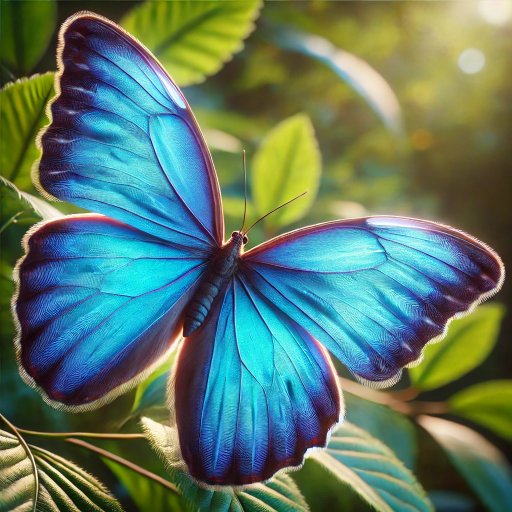
#> input picture images/butterfly.jpg, 1024 x 1024 px, found by its file name (shown at 1/2 size)
$ jupyter execute image_flip_rotate_crop.ipynb
#> lines starting #> are read from the running program, lines starting #| are printed output that depends on the picture
[cell 1]
import cv2
import matplotlib.pyplot as plt

[cell 2]
image = cv2.imread("C:\\Users\\Asus\\OneDrive\\Desktop\\Computer_vision\\images\\butterfly.jpg")
#> image is the input picture: shape (1024, 1024, 3); mean B, G, R 102.9, 121.6, 93.2

[cell 3]
image_rgb = cv2.cvtColor(image,cv2.COLOR_BGR2RGB)

# Flip

[cell 4]
# 1 ----> horizontal flip
# 0 ----> vertical flip
# -1 ----> both horizontal and vertical flip

flip_horizontally = cv2.flip(image, 1)
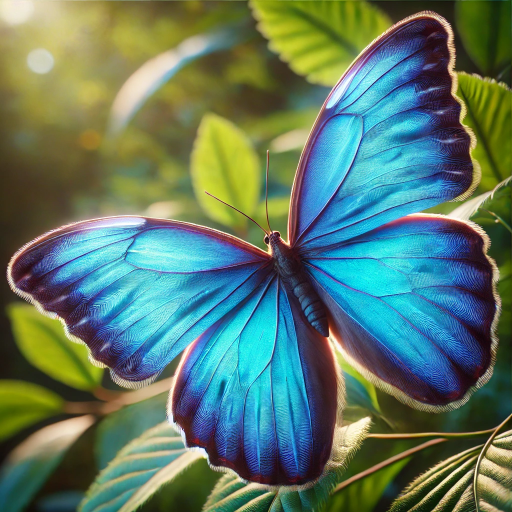
#> flip_horizontally: shape (1024, 1024, 3) (shown at 1/2 size); mean B, G, R 102.9, 121.6, 93.2
plt.imshow(flip_horizontally)

[cell 5]
flip_vertically = cv2.flip(image, 0)
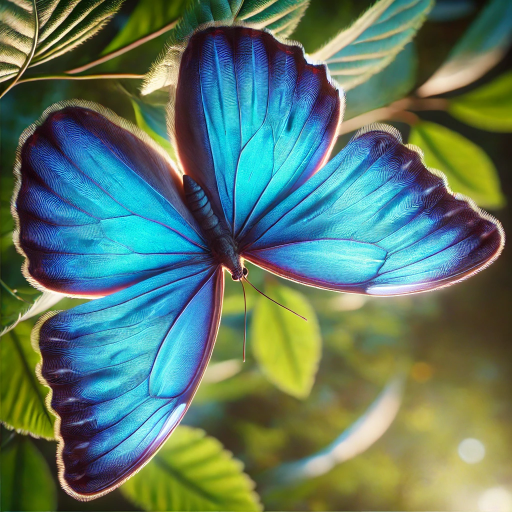
#> flip_vertically: shape (1024, 1024, 3) (shown at 1/2 size); mean B, G, R 102.9, 121.6, 93.2
plt.imshow(flip_vertically)

[cell 6]
flip_both = cv2.flip(image, -1)
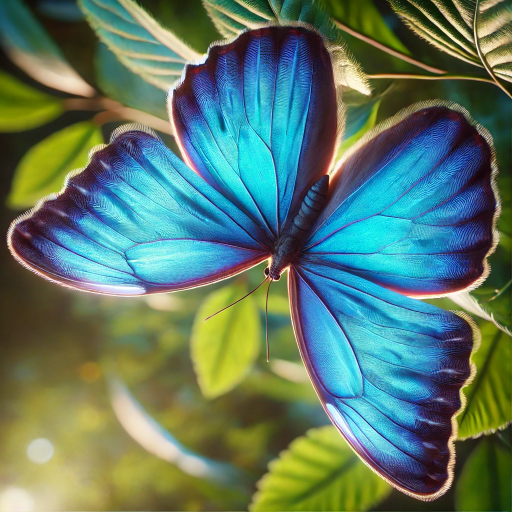
#> flip_both: shape (1024, 1024, 3) (shown at 1/2 size); mean B, G, R 102.9, 121.6, 93.2
plt.imshow(flip_both)

[cell 7]
titles = ["Original Image","Flip Horizontally","Flip Vertically","Flip Both"]
images = [image_rgb,
          cv2.cvtColor(flip_horizontally, cv2.COLOR_BGR2RGB),
          cv2.cvtColor(flip_vertically, cv2.COLOR_BGR2RGB),
          cv2.cvtColor(flip_both, cv2.COLOR_BGR2RGB)
          ]
plt.figure(figsize=(12,8))
for i in range(4):
    plt.subplot(2,2,i+1)
    plt.imshow(images[i])
    plt.title(titles[i])
    plt.axis('off')
plt.tight_layout()
plt.show()
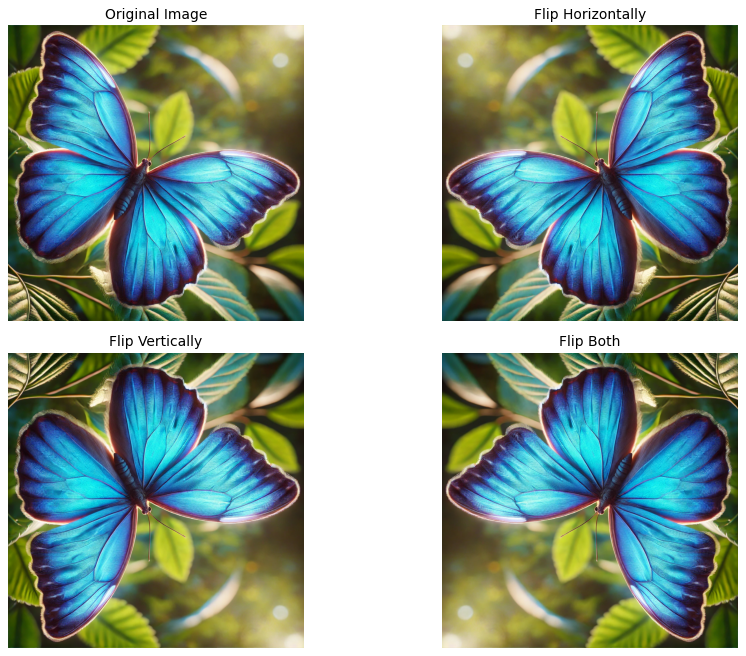
#> figure drawn by matplotlib, 4 panels

# Rotation

[cell 8]
rotate_90_clockwise = cv2.rotate(image_rgb, cv2.ROTATE_90_CLOCKWISE)
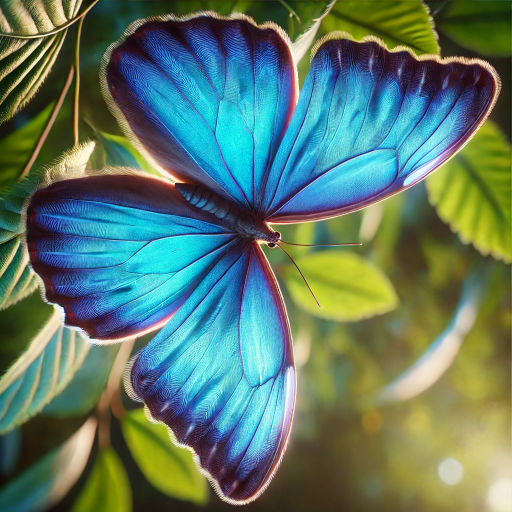
#> rotate_90_clockwise: shape (1024, 1024, 3) (shown at 1/2 size); mean R, G, B 93.2, 121.6, 102.9
rotate_90_counterclockwise = cv2.rotate(image_rgb, cv2.ROTATE_90_COUNTERCLOCKWISE)
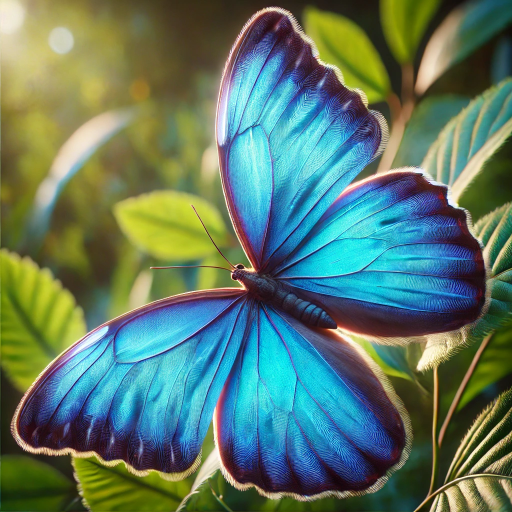
#> rotate_90_counterclockwise: shape (1024, 1024, 3) (shown at 1/2 size); mean R, G, B 93.2, 121.6, 102.9
rotate_180 = cv2.rotate(image_rgb, cv2.ROTATE_180)

titles = ["Original Image","90 degree Clockwise","90 degree Counterclockwise","180 degrees"]
images = [image_rgb, rotate_90_clockwise, rotate_90_counterclockwise, rotate_180]
plt.figure(figsize=(12,8))
for i in range(4):
    plt.subplot(2,2,i+1)
    plt.imshow(images[i])
    plt.title(titles[i])
    plt.axis('off')

# Cropping an image

[cell 9]
print(image_rgb.shape)
#| (1024, 1024, 3)

[cell 10]
print(type(image_rgb))
#| <class 'numpy.ndarray'>

[cell 11]
x_start, y_start = 400,300
x_end,y_end = 800,900

cropped_image = image_rgb[y_start:y_end, x_start:x_end]
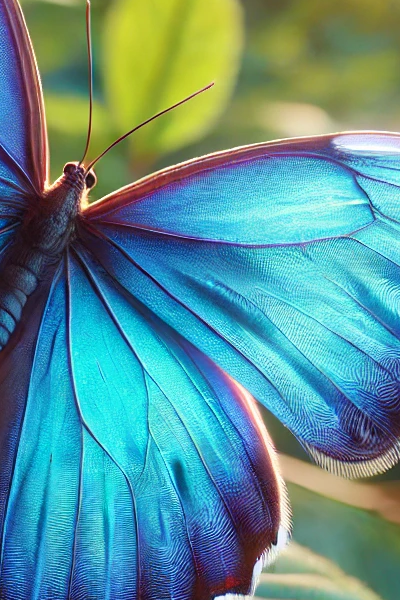
#> cropped_image: shape (600, 400, 3); mean R, G, B 90.5, 145.4, 146.2

plt.figure(figsize=(8,4))

plt.subplot(1,2,1)
plt.imshow(image_rgb)
plt.title("Original Image")
plt.axis('off')

plt.subplot(1,2,2)
plt.imshow(cropped_image)
plt.title("Cropped Image")
plt.axis('off')
#> Out = (-0.5, 399.5, 599.5, -0.5)

$ run again, with images/coin2.jpg copied over images/butterfly.jpg
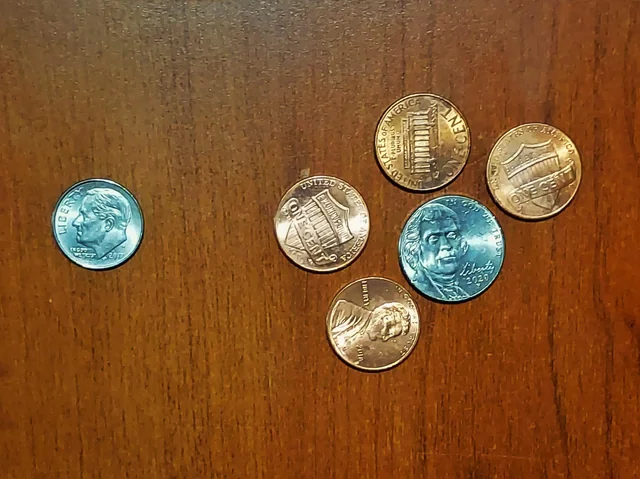
#> input picture images/coin2.jpg, 640 x 479 px, found by its file name
#> image is the input picture: shape (479, 640, 3); mean B, G, R 41.5, 83, 130.5
#> `rotate_90_counterclockwise = cv2.rotate(image_rgb, cv2.ROTATE_90_COUNT..`:
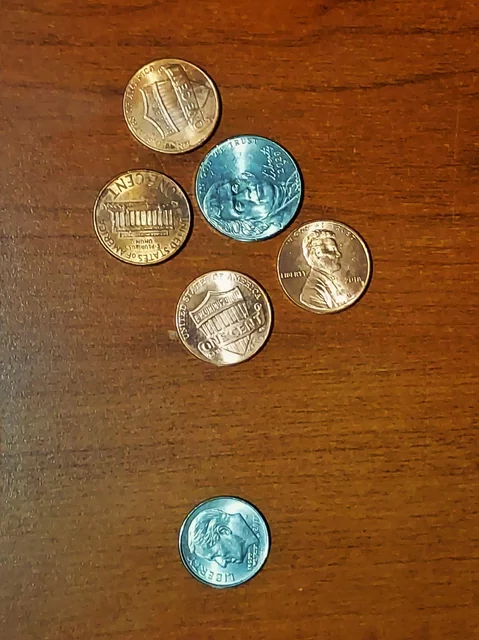
#> rotate_90_counterclockwise: shape (640, 479, 3); mean R, G, B 130.5, 83, 41.5
#| (479, 640, 3)
#| <class 'numpy.ndarray'>
#> `cropped_image = image_rgb[y_start:y_end, x_start:x_end]`:
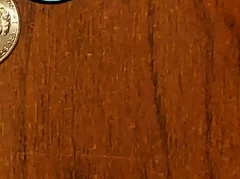
#> cropped_image: shape (179, 240, 3); mean R, G, B 126.9, 55.6, 10.7
#> Out = (-0.5, 239.5, 178.5, -0.5)
